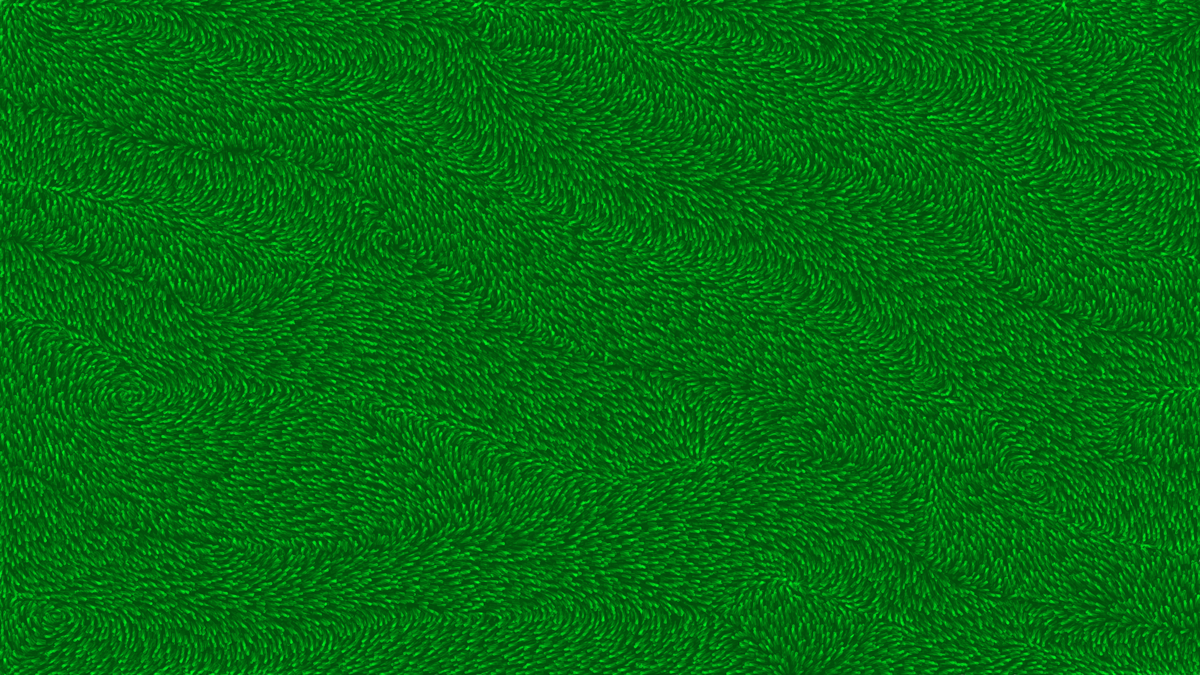
Frame 1 (no input)
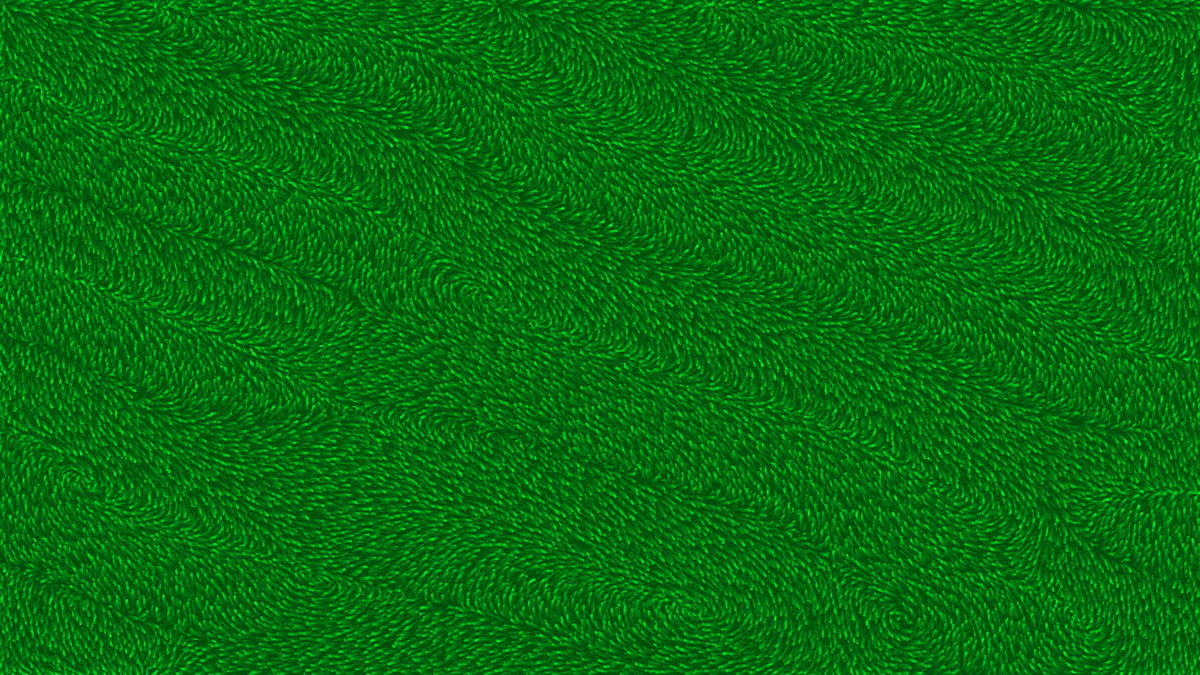
Frame 2 (the mouse pressed at the canvas centre, redrawn once)

The Processing sketch that drew these frames (run headless with seeded random() and noise(); the mouse was pressed at the canvas centre and the sketch redrawn once):

// Processing sketch: BryceImpressionism
// ── BryceImpressionism.pde

void setup()
{
  // 200 base height for beam.
  // 1080 for entire screen.
  size(1920, 1080);
  
  GRID = new grid();
}

class grid
{
  // Single dimensional packed array.
  public float[] v_x;  // Velocity x. field value 1.
  public float[] v_y;  // Velocity y. field value 2.
  public float[] temp1;// Temporary buffer.
  public float[] temp2;// Temporary buffer.
  
  int N;
  int rowNum;
  int colNum;
  
  public grid()
  {
    rowNum = height/15;
    colNum = width/15;
    N = (rowNum + 2) * (colNum + 2);
        
    v_x    = new float[N]; 
    v_y    = new float[N];
    temp1  = new float[N];
    temp2  = new float[N];
    
    for(int i = 0; i < N; i++)
    {
      v_x[i] = random_start_velocity();
      v_y[i] = random_start_velocity();
      temp1[i] = 0;
      temp2[i] = 0;
    }
   
    // First establish that the boundaries are inverted.
    setBoundary(1, v_x);
    setBoundary(2, v_y);
    removeDivergence(); //<>//
    
  }
  
  // Provides a bounded random starting velocity.
  public float random_start_velocity()
  {
    //return 1;
    
    float mag = 100;
    return random(mag*2) - mag;
    
  }
  
  public void removeDivergence()
  {
    project_onto_divergence_free_field(v_x, v_y, temp1, temp2);
    setBoundary(1, v_x);
    setBoundary(2, v_y);
  }
  
  // Steps the velocity field by timestep dt.
  public void step(float dt, float visc)
  {
    
    // Diffuse the velocity.
    diffuse(1, temp1, v_x, visc, dt);
    diffuse(2, temp2, v_y, visc, dt);
    copyFromTo(temp1, v_x);
    copyFromTo(temp2, v_y);

    removeDivergence();
        
    // Advect v_x along velocity field v_x,v_y, store in temp1.
    advect(1, temp1, v_x, v_x, v_y, dt);
    // Advect v_y along velocity field v_x,v_y, store in temp2.
    advect(2, temp2, v_y, v_x, v_y, dt);
    copyFromTo(temp1, v_x);// I could optimize this be swaping pointers if I wanted to...
    copyFromTo(temp2, v_y);
    setBoundary(1, v_x);
    setBoundary(2, v_y);
    
    removeDivergence();

  }
  
  public float getVX(float row, float col)
  {
    return lookupValue(v_x, row, col);
  }
  
  public float getVY(float row, float col)
  {
    return lookupValue(v_y, row, col);    
  }
  
  public float lookupValue(float[] array, float row, float col)
  {
    // Scale inputs.
    row *= 1.0*rowNum / height;
    col *= 1.0*colNum / width;
    
    if(row >= rowNum)
    {
      row = rowNum - 1;
    }
    
    if(col >= colNum)
    {
      col = colNum - 1;
    }
    
    // Bilinear interpolation.
    int y0 = (int)row;
    float yp = row - y0;
    int y1 = y0 + 1;
    
    int x0 = (int)col;
    float xp = col - x0;
    int x1 = x0 + 1;
    
    int i00 = IX(y0, x0);
    int i01 = IX(y0, x1);
    int i10 = IX(y1, x0);
    int i11 = IX(y1, x1);
    
    float v00 = array[i00];
    float v01 = array[i01];
    float v10 = array[i10];
    float v11 = array[i11];
    
    // Complement of x percentage.
    float xpc = 1.0 - xp;
    float ypc = 1.0 - yp;
    
    // Linear Interpolation.
    float v0  = v00*xpc + v01*xp;
    float v1  = v10*xpc + v11*xp;
        
    // Bilinear Interpolation.
    float val = v0*ypc + v1*yp;
    
    return val; 
  }
  
  // ASSUMPTION: src and dest have the same length.
  public void copyFromTo(float[] src, float[] dest)
  {
    for(int i = 0; i < src.length; i++)
    {
      dest[i] = src[i];
    }
  }
  
  // Returns the index of the given row and column.
  // ASSUMPTION: row and col are in bounds.
  int IX(int row, int col)
  {
    return (colNum + 2)*row + col; 
  }

  // Using the Helmholtz decomposition,
  // Projects this vector field onto a divergence free field.
  // This is done be subtracting the gradient of pressure,
  // pressure is the diffusion of the -divergence.
  // the divergence is the gradient of the velocity field.
  public void project_onto_divergence_free_field(float[] u, float[] v, float[] p, float[] div)
  {
    
      // Computes the divergence field as the negative gradient of the velocity field.
      for(int j = 1; j <= rowNum; j++)
      for(int i = 1; i <= colNum; i++)
      {
          div[IX(j, i)]= -0.5f*
                               (
                                u[IX(j, i + 1)]  //<>//
                               -u[IX(j, i - 1)]
                               )/colNum + 
                               (
                                v[IX(j + 1, i)]
                               -v[IX(j - 1, i)]
                               )/rowNum;
          p[IX(j, i)] = 0; // Pressure field is initialized to 0.
      }
      
      
      setBoundary(0, div);
      setBoundary(0, p);
      
      // Computes pressure as the diffusion of the divergence.
      lin_solve(0, p, div, 1, 4); // 1 part original divergence, 1.0 / 4 parts each neighbor's divergence. //<>//
      
      // Subtracts from the velocity field the gradient of the pressure field. 
      // for every cell.
      for(int j = 1; j <= rowNum; j++)
      for(int i = 1; i <= colNum; i++)
      {
          u[IX(j, i)] -= 0.5f*colNum*(p[IX(j, i + 1)] - p[IX(j,     i - 1)]);
          v[IX(j, i)] -= 0.5f*rowNum*(p[IX(j + 1, i)] - p[IX(j - 1, i    )]);
      }
      
      setBoundary(1, u);
      setBoundary(2, v);
    }

  // Set the boundary.
  // b == 0 --> Boundaries do exactly what their neighbors do.
  //      1 --> Do exactly the opposite of what horizontal neighbors do.
  //      2 --> Do exactly the opposite of what vvertical neighbors do.
  void setBoundary(int b, float[] x)
  {
    for(int j = 1; j <= rowNum + 1; j++)
    {
      x[IX(j,     0         )] = b == 1 ? -x[IX(j, 1)]      : x[IX(j, 1)];
      x[IX(j,     colNum + 1)] = b == 1 ? -x[IX(j, colNum)] : x[IX(j, colNum)];
    }
    
    for(int i = 1; i <= colNum + 1; i++)
    {
      x[IX(0,          i    )] = b == 2 ? -x[IX(1,      i)] : x[IX(1,      i)];
      x[IX(rowNum + 1, i    )] = b == 2 ? -x[IX(rowNum, i)] : x[IX(rowNum, i)];
    }
    
    x[IX(0,                   0)] = 0.5f*(x[IX(0,               1)] + x[IX(1,               0 )]);
    x[IX(rowNum + 1,          0)] = 0.5f*(x[IX(rowNum + 1,      1)] + x[IX(rowNum,          0 )]);
    x[IX(0,          colNum + 1)] = 0.5f*(x[IX(0,          colNum)] + x[IX(1,      colNum + 1 )]); 
    x[IX(rowNum + 1, colNum + 1)] = 0.5f*(x[IX(rowNum + 1, colNum)] + x[IX(rowNum, colNum + 1 )]);
  }
  
  void lin_solve(int b, float[] x, float[] x0, float a, float c)
  {
     int ITERATIONS = 20;
     for(int n = 0; n < ITERATIONS; n++)
     {
       for(int j = 1; j <= rowNum; j++)// For each cell.
       for(int i = 1; i <= colNum; i++)
       {
         x[IX(j, i)] = (  x0[IX(j,     i    )] +
                        a*(
                           x[IX(j,     i - 1)] +
                           x[IX(j,     i + 1)] +
                           x[IX(j - 1, i    )] +
                           x[IX(j + 1, i    )]
                          ))/c;
       }
       setBoundary(b, x);
     }
  }
  
  // advects d0 along velocity field uv with the timestep dt.
  // Stores result in d.
  void advect(int b, float[] d, float[]d0, float[] u, float[] v, float dt)
  {
      int i0, j0, i1, j1;
      float x, y, s0, t0, s1, t1;
      
      // for every cell.
      for(int j = 1; j <= rowNum; j++)
      for(int i = 1; i <= colNum; i++)
      {
        x = i - dt*colNum*u[IX(j, i)];
        y = j - dt*rowNum*v[IX(j, i)];
        
        if(x < 0.5f)
        {
          x = .5f;
        }
          
        if(x > colNum + .5f)
        {
          x = colNum + .5f;
        }
           
        i0 = (int)x;
        i1 = i0 + 1;
        
        if(y < 0.5f)
        {
          y = 0.5f;
        }
        if(y > rowNum + 0.5f)
        {
          y = rowNum + .5f;
        }
         
        j0 = (int)y;
        j1 = j0 + 1;
         
        s1 = x - i0; s0 = 1 - s1; t1 = y - j0; t0 = 1 - t1;
        d[IX(j, i)] = s0*(t0*d0[IX(j0, i0)] + t1*d0[IX(j1, i0)]) +
                      s1*(t0*d0[IX(j0, i1)] + t1*d0[IX(j1, i1)]);
      }
      
      setBoundary(b, d);
  }
  
  void diffuse(int b, float[] x, float[] x0, float diff, float dt)
  {
    float a = dt*diff*rowNum*colNum;
    lin_solve(b, x, x0, a, 1 + 4*a );
  }  
}
 
  
  

grid GRID;

void draw()
{
  
  PGraphics g;

  int seed = 0;
  
  // Step the grid, especially to diffuse the velocity.
  float viscocity = 1;// Viscocity slows down the transfer of values, but also creates enables diffusion.
  float dt = .5;
  float numDiffusionSteps = 3;
  for(int i = 0; i < numDiffusionSteps; i++)
  {
    GRID.step(dt, viscocity);
  }
  
  int numImpressions = width*height/10*5;
  int numFrames = 1;
  for(int frame = 0; frame < numFrames; frame++)
  {
    
    g = createGraphics(width, height);
    g.beginDraw();

    int initial_gap = 5;
    int last_gap = 5;
    for(int i = initial_gap; i >= last_gap; i--)
    {
      layer(g, i, seed, "output_" + i + ".png", numImpressions);
    }
    
    g.endDraw();
    g.save("output_" + frame + ".png");
    
    // Draw the image to the screen.
    image(g, 0, 0);

    GRID.step(.01, .000);
    //seed += 1;
  }
  
  noLoop();
  System.out.println("done");
}

void layer(PGraphics g, int gap, int seed, String name, int numImpressions)
{  
  
  
  
  //randomSeed(seed);
  int N = numImpressions / gap;
  for(int i = 0; i < N; i++)
  {
    drawImpression(g, gap);
  }
  
  /*
  for(int x = 0; x < width; x  += gap*20)
  for(int y = 0; y < height; y += gap*20)
  { //<>//
    //drawImpression(g, gap, x, y);
  }*/
  
      

}

void drawImpression(PGraphics g, int gap)//, int px, int py)
{
  
  /*
  float cx = -100;
  float cy = height/2;
  */
  
  float cx = 0;
  float cy = height/2;

  float px = random(width - 1);
  float py = random(height - 1);
 
  /*
  int grid_size = 30;
  px = floor(px/grid_size) * grid_size;
  py = floor(py/grid_size) * grid_size;
  */
  
  
  // normalized velocity direction.

  /*

  */

  float dx = GRID.getVX(py, px);
  float dy = GRID.getVY(py, px);
  
  // Manually set vector field.
  /* Arrays.
  float box = floor(px/10) * 10;
  
  float angle = PI/2 + PI*2*box/width;
  
  dx = cos(-angle);
  dy = -sin(-angle);
  */
  
  // Radial.
  //dx = px - cx;
  //dy = py - cy;
  
  // Compute magnitude of velocity vector.
  float distance = dist(0, 0, dx, dy);
  
  // Normalize velocity vector.
  dx /= distance;
  dy /= distance;
   
  // Compute perpendicular direction vector.
  float perp_x = -dy*gap;
  float perp_y =  dx*gap;
   
  // Draw velocity vector at length 10.
  float mag = gap*2;
  dx *= mag;
  dy *= mag;
  
  if(random(1) < .001)
  {
   System.out.println(distance); 
  }

  /*
  float dx = 100;
  float dy = 0;
  */
  
  
  float alpha = .5;//.05;
  float val = 1;
  float sat = 1;

  // Motion Lines.
  
  //float hue = 0/360;
  //float hue = 53/360.0;// Yellow.
  float hue = 128/360.0;// Green
  
  //blendMode(ADD);
  
  g.colorMode(HSB, 1);
  val = 1;//getVal();
  g.stroke(hue, sat, val, alpha);  // Set fill to gray.
  g.strokeWeight(gap);
  g.line(px + dx/2, py + dy/2, px - dx/2, py - dy/2);
    
  val = .3;
  
  //val = .9;//getVal();
  g.stroke(hue, sat, val, alpha);  // Set fill to gray.
  g.line(px + perp_x + dx/2, py + perp_y + dy/2, px - dx/2, py - dy/2);
  
  //val = .9;//getVal();
  g.stroke(hue, sat, val, alpha);  // Set fill to gray.
  g.line(px - perp_x + dx/2, py - perp_y + dy/2, px - dx - dx/2, py - dy - dy/2);
  
}

float getVal()
{
  return random(1);
}
